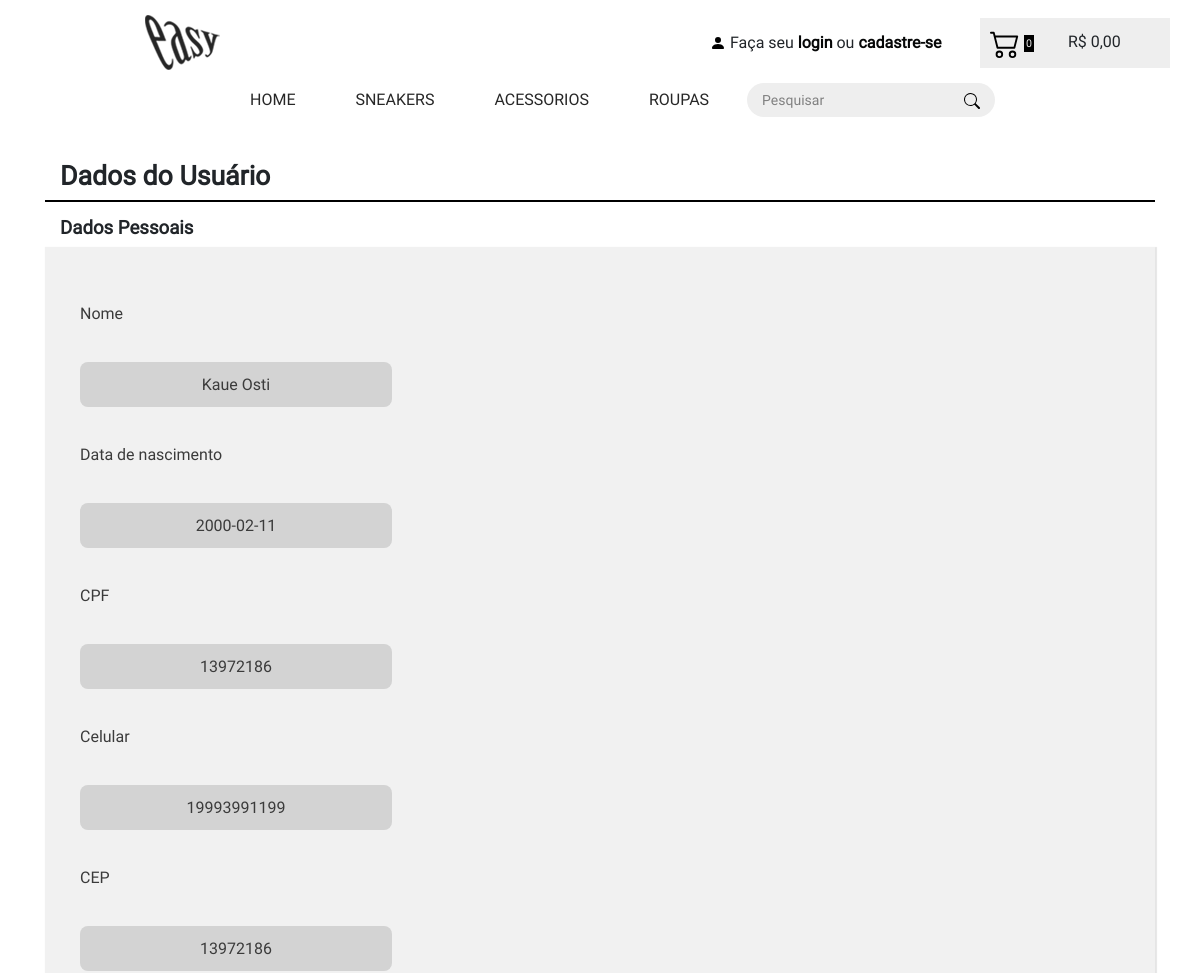
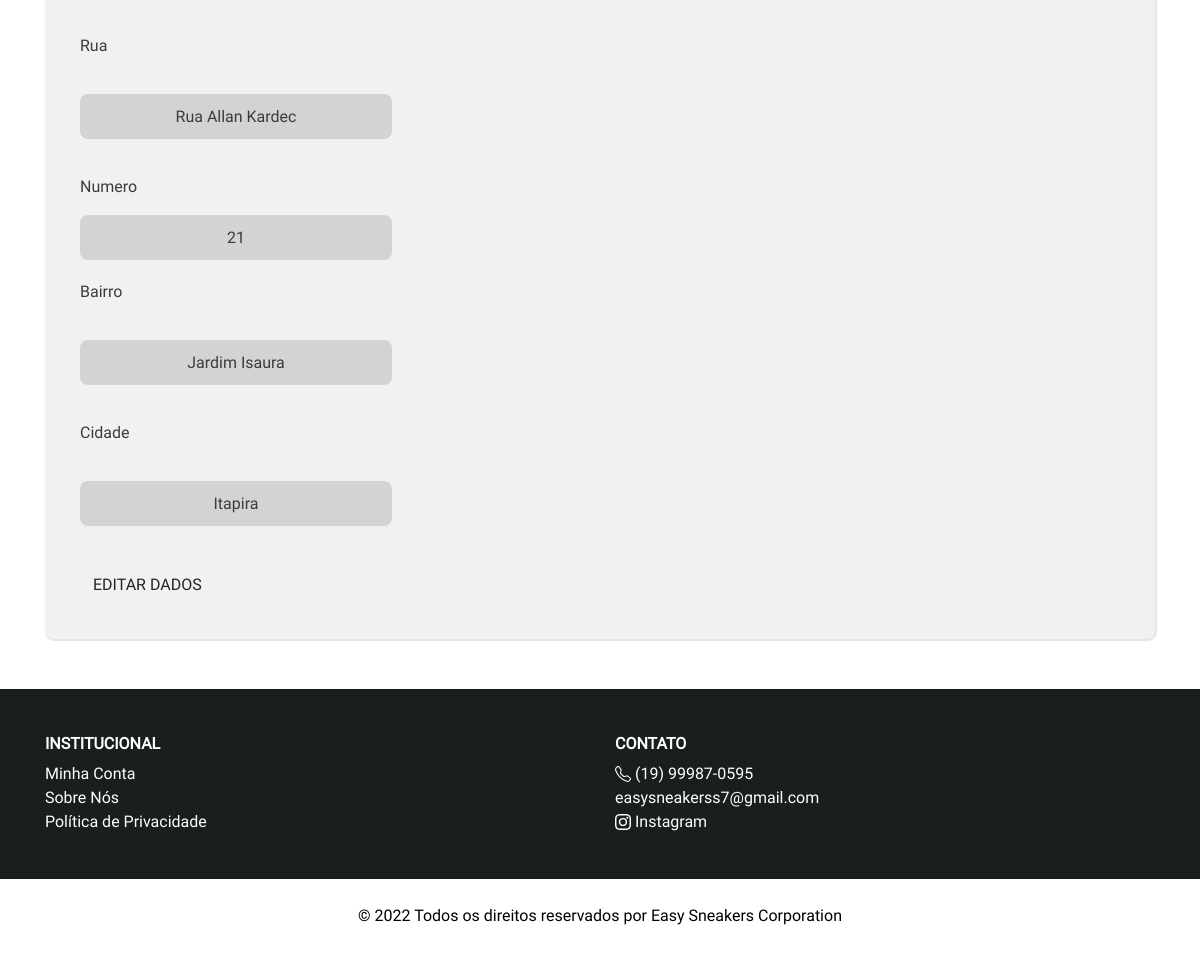
The page /site/dadoscli.php on the database its author committed (2 pictures, top to bottom).
### tables this page shows
CREATE TABLE `clientes` (
  `id` int(10) UNSIGNED NOT NULL,
  `nome` varchar(60) DEFAULT NULL,
  `datanasc` varchar(20) DEFAULT NULL,
  `telefone` varchar(20) DEFAULT NULL,
  `cpf` varchar(11) DEFAULT NULL,
  `email` varchar(50) DEFAULT NULL,
  `senha` varchar(15) DEFAULT NULL,
  `cep` varchar(15) DEFAULT NULL,
  `rua` varchar(100) DEFAULT NULL,
  `numero` varchar(5) DEFAULT NULL,
  `bairro` varchar(50) DEFAULT NULL,
  `cidade` varchar(50) DEFAULT NULL
);

### classes/Cliente.php (called while the page is built, shortened)
<?php
class Cliente
{
    public $id;
    public function __construct($id = false)
    {
        if ($id) {
            $this->id = $id;
            $this->carregar();
        }
    }
    public function carregar()
    {
        $sql = "SELECT * FROM clientes WHERE id=". $this->id;
        $conexao = new PDO('mysql:host=127.0.0.1;dbname=easysneakers', 'root', '');
        $resultado = $conexao->query($sql);
        $linha = $resultado->fetch();
        $this->nome = $linha['nome'];
        $this->datanasc = $linha['datanasc'];
        $this->telefone = $linha['telefone'];
        $this->cep = $linha['cep'];
        $this->rua = $linha['rua'];
        $this->numero = $linha['numero'];
        $this->bairro = $linha['bairro'];
        $this->cidade = $linha['cidade'];
    }
}

### site/dadoscli.php (the view, shortened to what this page needs)
<?php
	require_once '../classes/Cliente.php';
	$id = 2;
  	$cliente = new Cliente($id);
?>
<!DOCTYPE html>
<html>
<head>
  <link href="../css/bootstrap.css" rel="stylesheet" />
  <link href="../css/alteracoes.css" rel="stylesheet" />
  <link rel="stylesheet" href="../css/logcad.css">
</head>
<body>
  <?php include_once "menu.php" ?>
  <div class="container">
    <h2 class="h2-logcad">Dados do Usuário</h2>
    <div class="logcad-linha"></div>
    <h3 class="h3-logcad">Dados Pessoais</h3>
    <section class="area-cad">
        <div class="cad">
            <form action="cliente-gravar.php" method="POST" onsubmit="return checkCheckBox(this)" enctype="multipart/form-data">
                <p class="p-logcad">Nome</p>
                <p class="fundodad"><?php echo $cliente->nome ?></p>
                <p class="p-logcad">Data de nascimento</p>
                <p class="fundodad"><?php echo $cliente->datanasc ?></p>
                <p class="p-logcad">CPF</p>
                <p class="fundodad"><?php echo $cliente->cep ?></p>
                <p class="p-logcad">Celular</p>
                <p class="fundodad"><?php echo $cliente->telefone ?></p>
                <p class="p-logcad">CEP</p>
                <p class="fundodad"><?php echo $cliente->cep ?></p>
                <p class="p-logcad">Rua</p>
                <p class="fundodad"><?php echo $cliente->rua ?></p>
                <p class="p-logcad">Numero</p>
                <span class="fundodad"><?php echo $cliente->numero ?></span>
                <p class="p-logcad">Bairro</p>
                <p class="fundodad"><?php echo $cliente->bairro ?></p>
                <p class="p-logcad">Cidade</p>
                <p class="fundodad"><?php echo $cliente->cidade ?></p>
                <br>
                <a href="dadoscli-editar.php"><button type="button" class="btn btn-sm btn-outline-dark">EDITAR DADOS</button></a>
            </form>
        </div>
    </section>
  </div>
</body>
</html>

### css/alteracoes.css (style rules this page uses)
* { margin: 0; padding: 0; font-family: 'Fonte 1'; }
.linkpe { display: flex; color: #fefefe; list-style-type: none; }
.h4-rodape { font-weight: bold; font-size: 16px; }
.info_section { background-color: #191e1f; color: #ffffff; padding-top: 45px; padding-bottom: 45px; }
.footer_section { background-color: #ffffff; text-align: center; }
.footer_section p { color: #000000; padding: 25px 0; margin: 0; }
.btn { display: inline-block; font-weight: 400; color: #212529; text-align: center; vertical-align: middle; -webkit-user-select: none; -moz-user-select: none; -ms-user-select: none; user-select: none; background-color: transparent; border: 1px solid transparent; padding: 0.375rem 0.75rem; font-size: 1rem; line-height: 1.5; border-radius: 0.25rem; transition: color 0.15s ease-in-out, background-color 0.15s ease-in-out, border-color 0.15s ease-in-out, box-shadow 0.15s ease-in-out; }

### css/logcad.css (style rules this page uses)
p { color: #3b3b3b; margin-top: 20px; }
.h2-logcad { margin-top: 30px; font-size: 20pt; margin-left: 15px; font-weight: bold; }
.logcad-linha { border-bottom: 2px solid #000000; }
.h3-logcad { margin-top: 15px; font-size: 14pt; margin-left: 15px; font-weight: bold; }
.cad { display: flex; flex-direction: column; align-items: left; background-color: #f1f1f1; width: auto; height: auto; padding: 35px; border-radius: 0px 0px 8px 8px; justify-content: center; margin-bottom: 50px; box-shadow: 1px 1px 1px 1px rgba(0, 0, 0, 0.1); }
.cad form { display: flex; flex-direction: column; width: 30%; }
.fundodad { display: flex; align-items: center; justify-content: center; background-color: #d3d3d3; border: rgb(255, 255, 255); color: #3b3b3b; outline: none; height: 45px; border-radius: 8px; }

### rows shown on the page
clientes: nome "Kaue Osti", datanasc "2000-02-11", cep "13972186", telefone "19993991199", rua "Rua Allan Kardec", numero "21", bairro "Jardim Isaura", cidade "Itapira"
